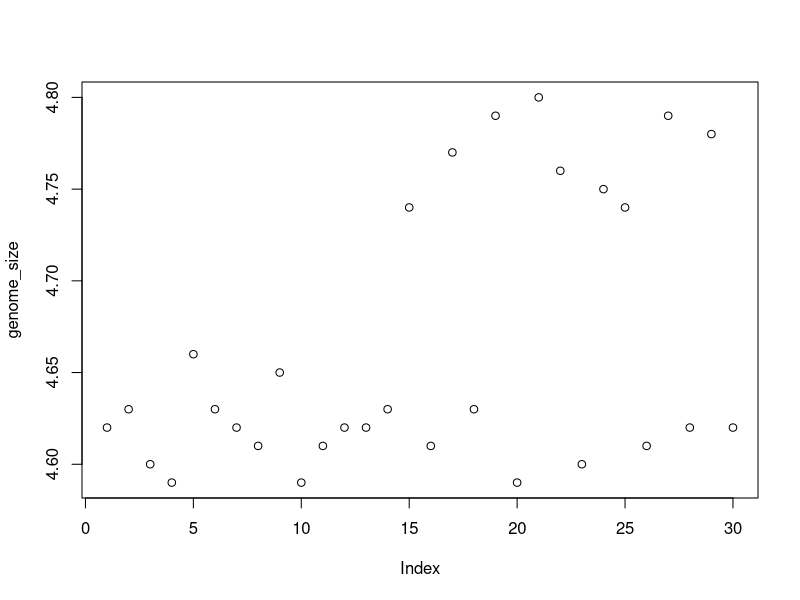
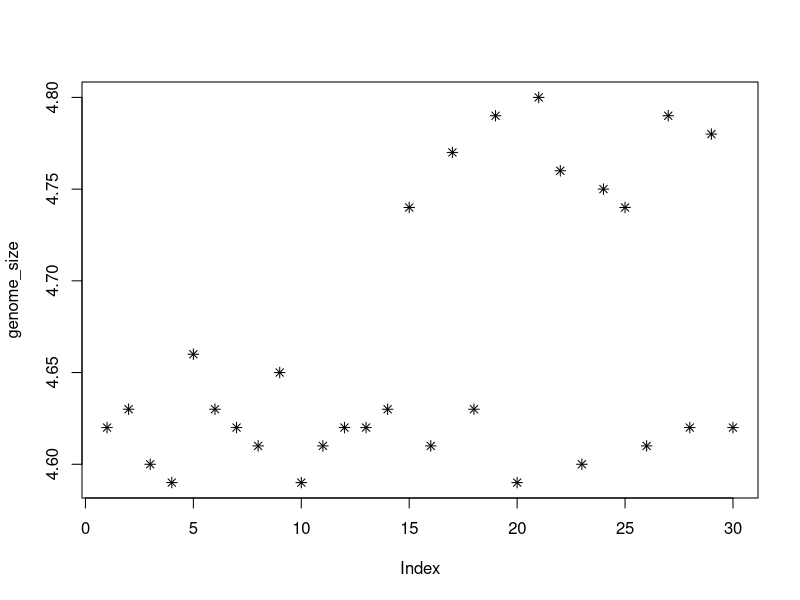
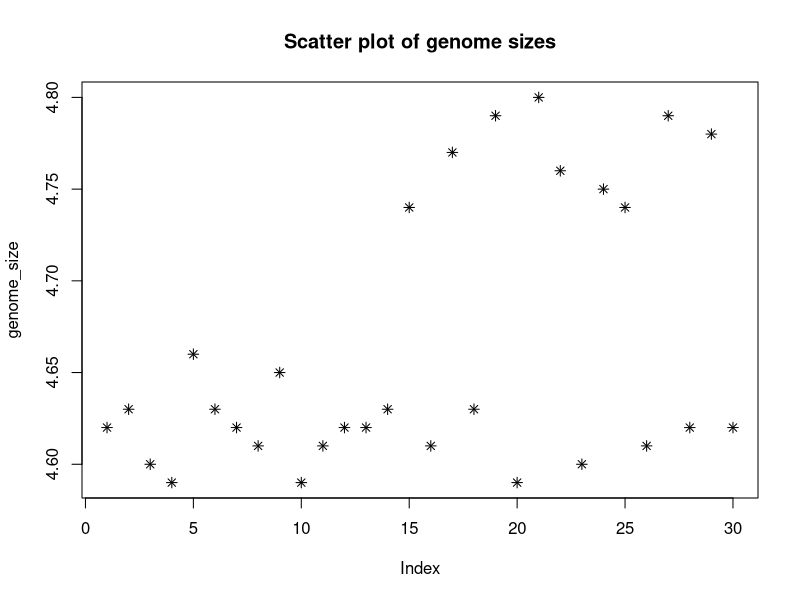
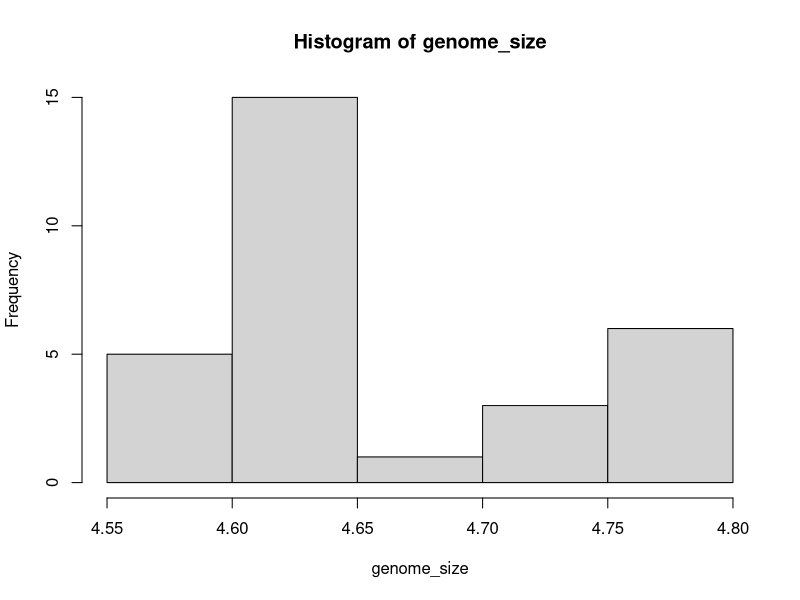
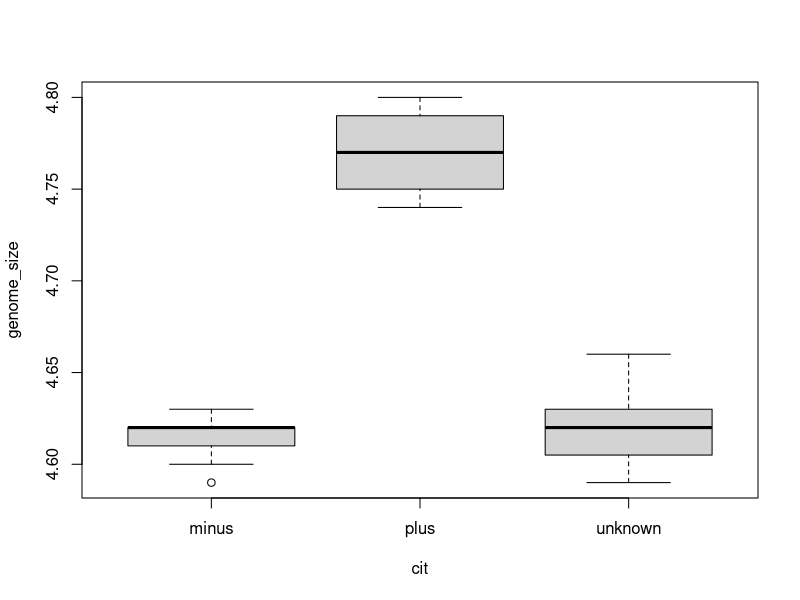
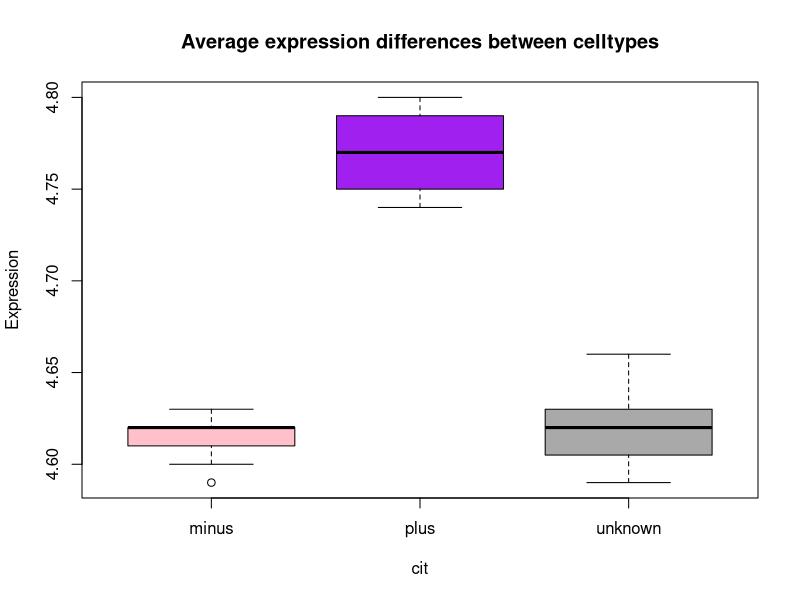
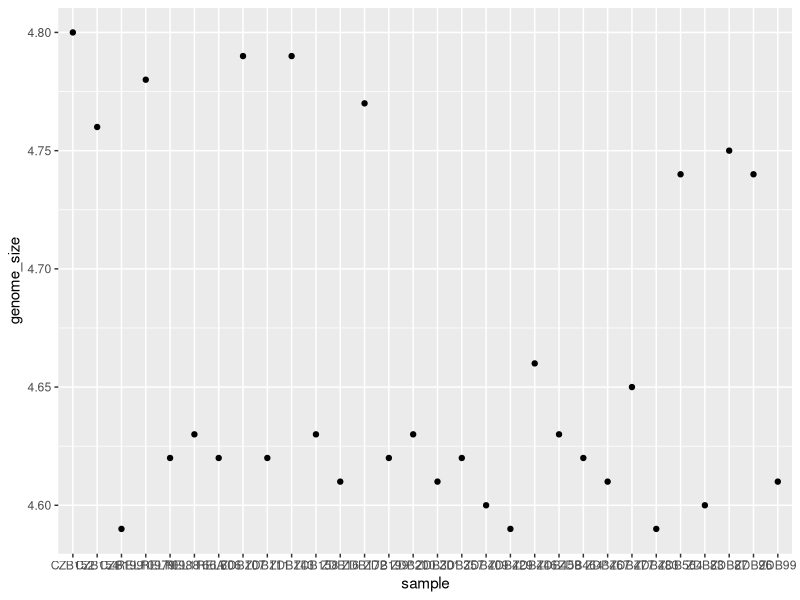
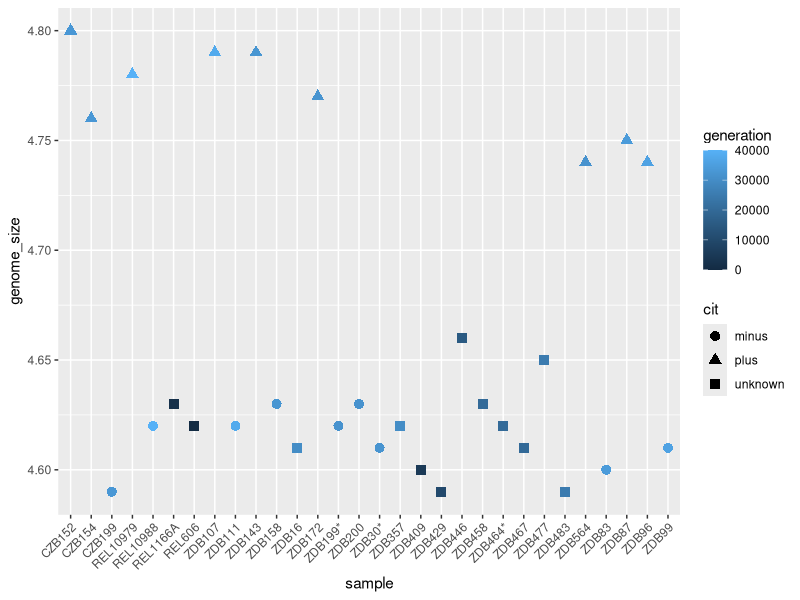

Generate these figures, in order, with R:
## ---- chunk 1
knitr::opts_chunk$set(results='hide', fig.path='img/r-lesson-')
## ---- chunk 2
metadata <- read.csv('./data/Ecoli_metadata.csv')
## ---- chunk 3
genome_size <- metadata$genome_size

## ---- chunk 4
plot(genome_size)
## ---- chunk 5
plot(genome_size, pch=8)
## ---- chunk 6
plot(genome_size, pch=8, main="Scatter plot of genome sizes")
## ---- chunk 7
hist(genome_size)
## ---- chunk 8
# Boxplot
boxplot(genome_size ~ cit, metadata)
## ---- chunk 9
boxplot(genome_size ~ cit, metadata,  col=c("pink","purple", "darkgrey"),
        main="Average expression differences between celltypes", ylab="Expression")
## ---- chunk 10
library(ggplot2)
## ---- chunk 11
ggplot(metadata) +
  geom_point(aes(x = sample, y= genome_size))
## ---- chunk 12
ggplot(metadata) +
  geom_point(aes(x = sample, y= genome_size, color = generation, shape = cit), size = rel(3.0)) +
  theme(axis.text.x = element_text(angle=45, hjust=1))
## ---- chunk 13
ggplot(metadata) +
  geom_bar(aes(x = genome_size), stat = "bin", binwidth=0.05)
  
## ---- chunk 14
ggplot(metadata) +
  geom_boxplot(aes(x = cit, y = genome_size, fill = cit)) +
  ggtitle('Boxplot of genome size by citrate mutant type') +
  xlab('citrate mutant') +
  ylab('genome size') +
  theme(panel.grid.major = element_line(size = .5, color = "grey"),
          axis.text.x = element_text(angle=45, hjust=1),
          axis.title = element_text(size = rel(1.5)),
          axis.text = element_text(size = rel(1.25)))

